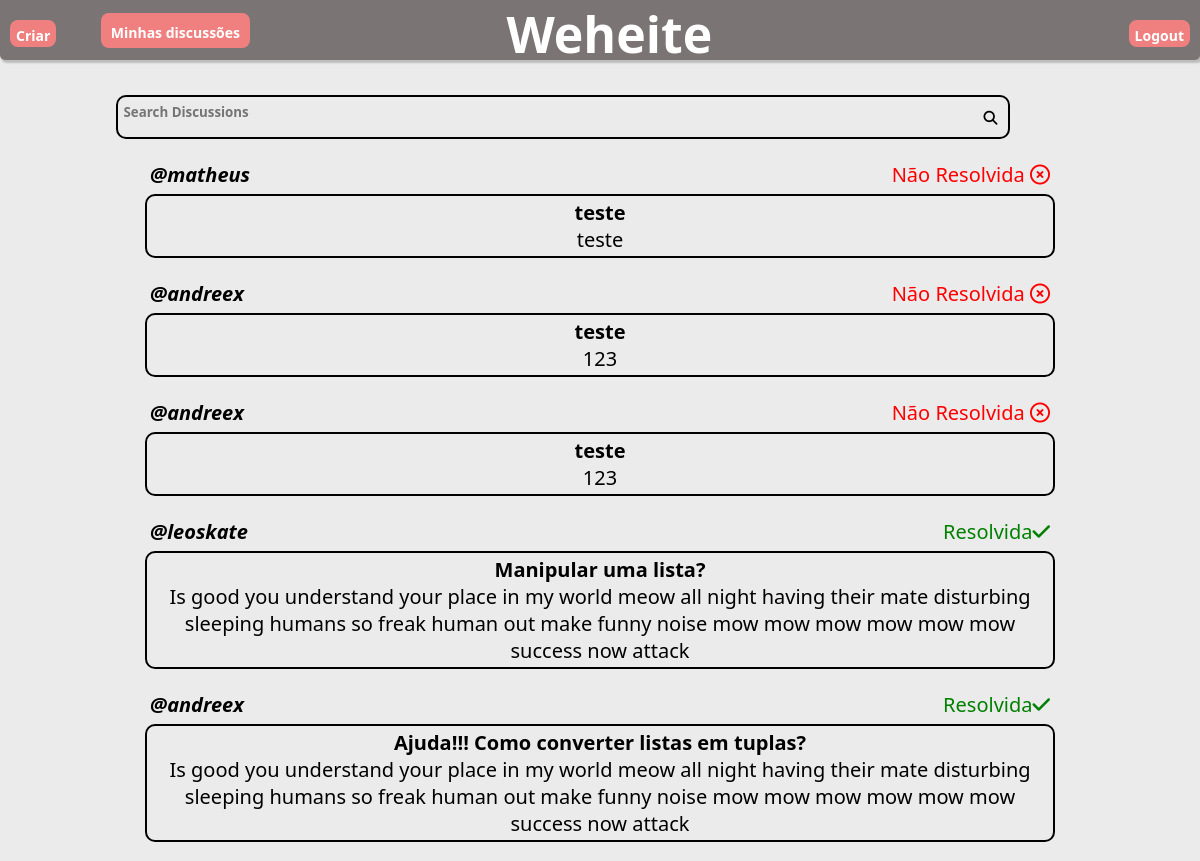
/ (signed in), run on an earlier commit of the app's database.
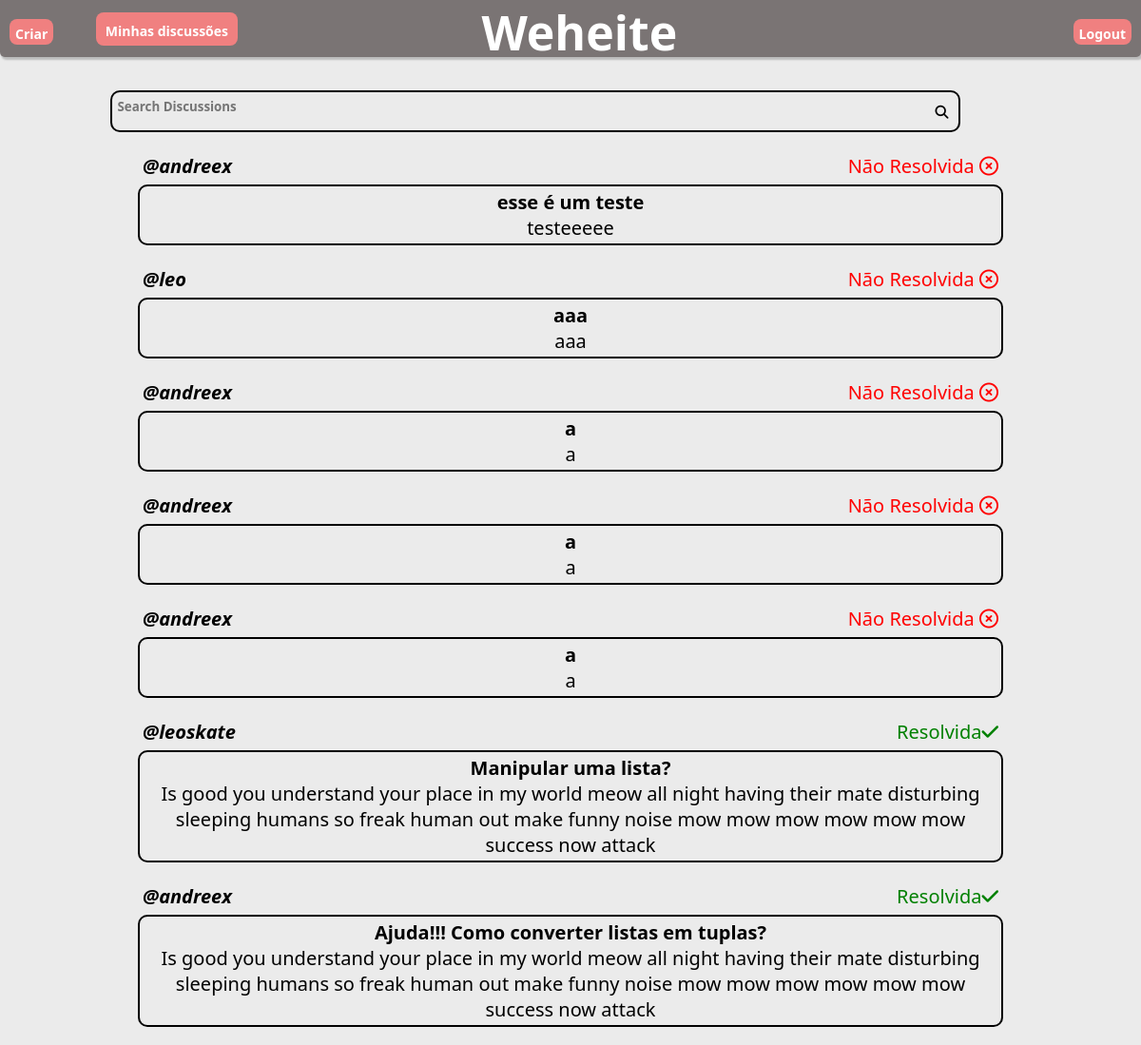
And on a later commit of the database.
### users/models.py (models this page shows, shortened)
class Forum(models.Model):
    autor = models.ForeignKey(User, on_delete=models.SET_NULL,null=True)
    title = models.TextField(max_length=255)
    body = models.TextField(max_length=9999)
    respondida = models.ManyToManyField(User, default=None, blank=True, related_name='respondida')

### users/views.py (the view)
# urls.py: 2. Add a URL to urlpatterns:  path('', views.home, name='home')
def home(request):
    q = request.GET.get('q') if request.GET.get('q') != None else ''
    discussao = Forum.objects.filter(title__icontains=q).order_by("-id")
    context = {'discussao': discussao}
    return render(request, 'users/home.html', context )

### users/templates/users/home.html (shortened to what this page needs)
<!DOCTYPE html>
<html lang="en">
<head>
</head>
<body>
    {% if user.is_authenticated %}
    <header>
        <div class="header-bottoms-left">
            <a class="a3" href="{% url 'forum' %} ">Criar</a>
            <a class="a4" href="{% url 'myDiscs' %} ">Minhas discussões</a>
        </div>
        <h1><a class="a8" href="{% url 'home' %} ">Weheite</a></h1>
        <a class="a2" href="{% url 'logout' %} ">Logout</a>
    </header>
    <br>
    <br>
    <br>
    <br>
    <br>
    <div class="search-bar-position">
        <form method="GET" action="{% url 'home' %}">
            <div class="search-bar-disposition">
                <input type="text" name="q" class="search-bar" placeholder="Search Discussions" />
                <p class="lupa"><i class="fa-solid fa-magnifying-glass"></i></p>
            </div>
        </form>
    </div>
    <br>
    {% for posts in discussao %}
    <div class="footer-content">
        <div class="BoxAutor">
            <a href="{{posts.autor_id}}/profile/" class = "autor"><p><b><i>@{{posts.autor}}</i></b></p></a>
            {% if posts.autor in posts.respondida.all %}
            <p class="statusforum" style="color: green; font-size: 20px;">Resolvida<i class="fa-solid fa-check"></i></p>
            {% else %}
            <p class="statusforum" style="color: red; font-size: 20px;">Não Resolvida <i class="fa-regular fa-circle-xmark"></i></p>
            {%endif%}
        </div>
        <div class="BoxContent">
            <a class="a5" href="{{posts.id}}/detailForum/">
                <p><b>{{posts.title}}</b></p>
            </a>
            <p class="TextBody">{{posts.body}}</p>
        </div>
        <br>
    </div>
    {% endfor %}
    {% endif %}
</body>

What changed in the data, as far as the page shows it:
removed Forum: autor "matheus", shows "Não Resolvida", title "teste", body "teste"
removed Forum: autor "andreex", shows "Não Resolvida", title "teste", body "123"
removed Forum: autor "andreex", shows "Não Resolvida", title "teste", body "123"
added Forum: autor "andreex", shows "Não Resolvida", title "esse é um teste", body "testeeeee"
added Forum: autor "leo", shows "Não Resolvida", title "aaa", body "aaa"
added Forum: autor "andreex", shows "Não Resolvida", title "a", body "a"
added Forum: autor "andreex", shows "Não Resolvida", title "a", body "a"
added Forum: autor "andreex", shows "Não Resolvida", title "a", body "a"
